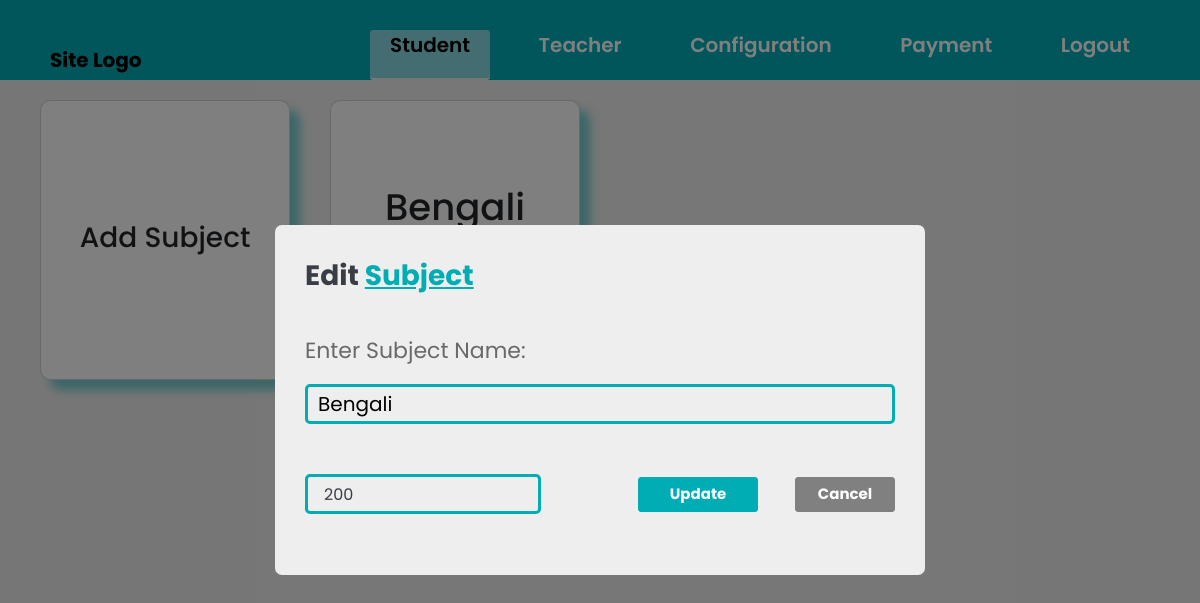
Page /subjectAdd.php?editSubject=true&subjectId=30 on the committed database.
### tables this page shows
CREATE TABLE `subject_master` (
  `sub_Id` int(11) NOT NULL,
  `sub_Name` varchar(255) NOT NULL,
  `baseFee` int(11) NOT NULL,
  `active` char(1) NOT NULL DEFAULT 'Y'
);

### subjectAdd.php (the view, shortened to what this page needs)
<?php
include("connection/connection.php");
$addingSubject = false;
$edittingSubject = false;
$subjectNameEdit = "";
if (isset($_REQUEST['editSubject'])) {
    $edittingSubject = true;
    $subjectId = $_REQUEST['subjectId'];
    $query = "SELECT * FROM `subject_master`WHERE `sub_Id`='$subjectId'";
    $result = mysqli_query($connection, $query);
    $rowarr1 = mysqli_fetch_array($result);
    $subjectNameEdit = $rowarr1['sub_Name'];
    $subjectBaseFee=$rowarr1['baseFee'];
}
$query = "SELECT * FROM `subject_master`ORDER BY 'sub_Id' ";
$result = mysqli_query($connection, $query);
include("nav.php");
?>
<div class="mainDiv">
    <div class="cardHolder">
        <div class="card" id="addSubject">
            <div class="card-body addCard">
                <h5 class="card-title1">Add Subject</h5>
            </div>
        </div>
        <?php
        while ($rowarr = mysqli_fetch_array($result)) {
            ?>
            <div class="card">
                <div class="card-body">
                    <div class="card-title">
                        <h5 class="subjectName">
                            <?php echo $rowarr['sub_Name']; ?>
                        </h5>
                    </div>
                    <div class="buttonPart">
                        <a href="subjectAdd.php?editSubject=true&subjectId=<?php echo $rowarr['sub_Id']; ?>"
                        class="btn btn-primary editSubjBtn" id="" subjectId=""><i class="fa-solid fa-pen"></i> Edit
                    </a>
                    <a href="subjectAdd.php?deleteSubj=true&subjId=<?php echo $rowarr['sub_Id'];?>"class="deleteBtnSubj"><i class="fa-solid fa-trash"></i></a>
                    </div>
                </div>
            </div>
            <?php
        }
        ?>
    </div>
</div>
<?php
if ($addingSubject || $edittingSubject) {
    ?>
    <div class="blackwindow">
        <div class="popupMain">
            <div class="popupBody">
                <div class="subjectNameBody">
                <?php
                if ($edittingSubject) {
                    ?>
                    <div class="heading1Subj">
                        Edit <span class="headingsub1"> Subject </span>
                    </div>
                    <?php
                } else {
                    ?>
                    <div class="heading1Subj">
                        Add <span class="headingsub1"> New Subject </span>
                    </div>
                    <?php
                }
                ?>
                <form action="" method="post" class="subjBodySubPart">
                        <div class="subjectNamePopup">Enter Subject Name:</div>
                        <input type="text" value="<?php echo $subjectNameEdit; ?>" name="subjectNamefield" id=""
                            class="subjectNamefield" required autocomplete="off" />
                        <div class="buttonDivSubjEdit">
                            <input type="number" value="<?php echo $subjectBaseFee;?>"name="baseSubjFees" id="baseSubjFees" placeholder="Base Subject Fee" required>
                                <input type="submit" value=<?php
                            if ($edittingSubject) {
                                echo "'Update'";
                            } else {
                                echo "'Add Subject'";
                            } ?> class="submitBtnSubj" />
                            <input type="button" value="Cancel" class="closeSubjBtn">
                        </div>
                    </div>
            </div>
        </div>
    </div>
    <?php
}
    ?>
    <?php
include("footer.php");
?>

### rows in the picture
subject_master: sub_Name "Bengali", subjectNamefield "Bengali", baseSubjFees "200"
